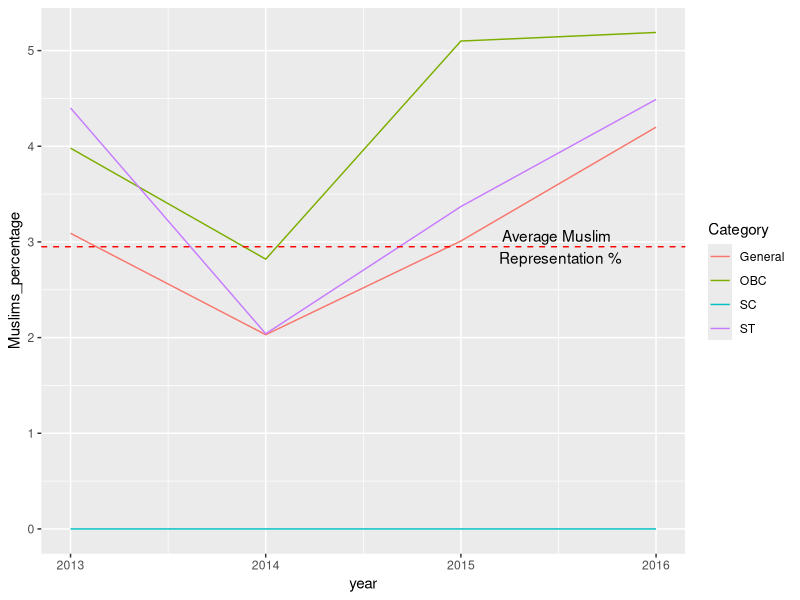
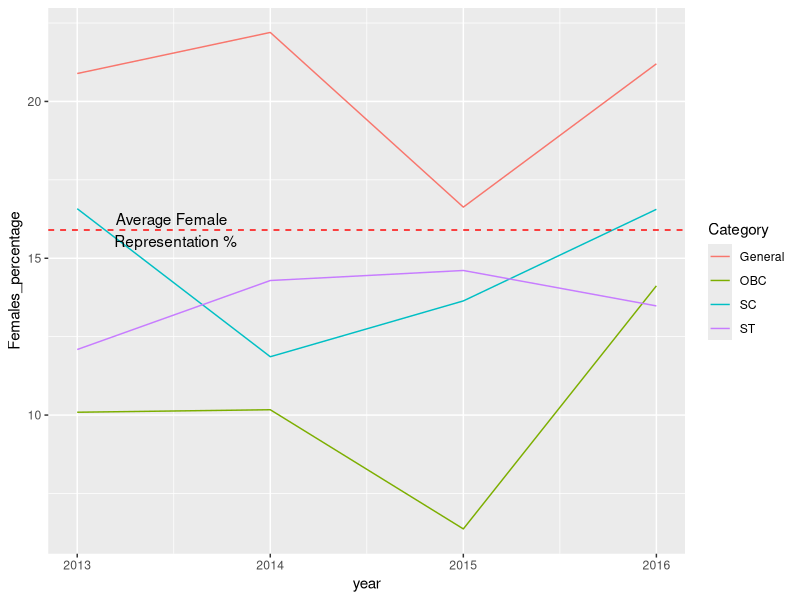
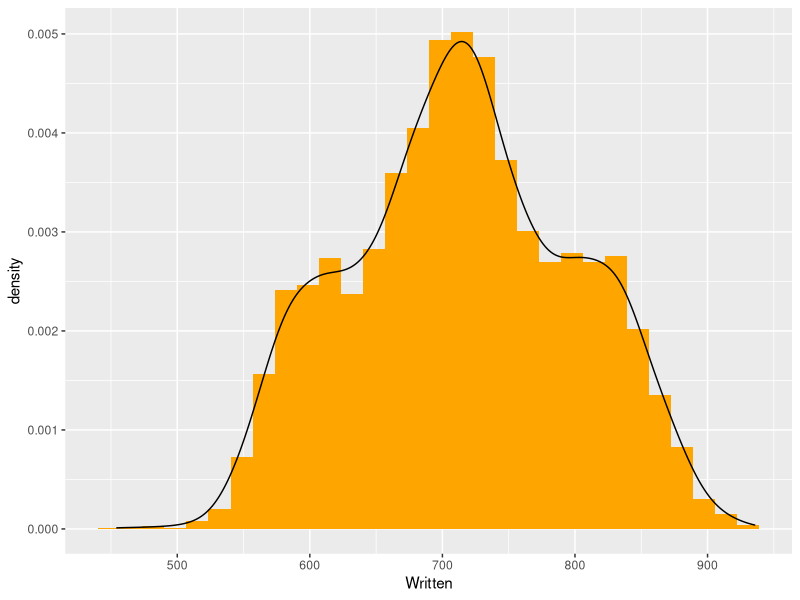
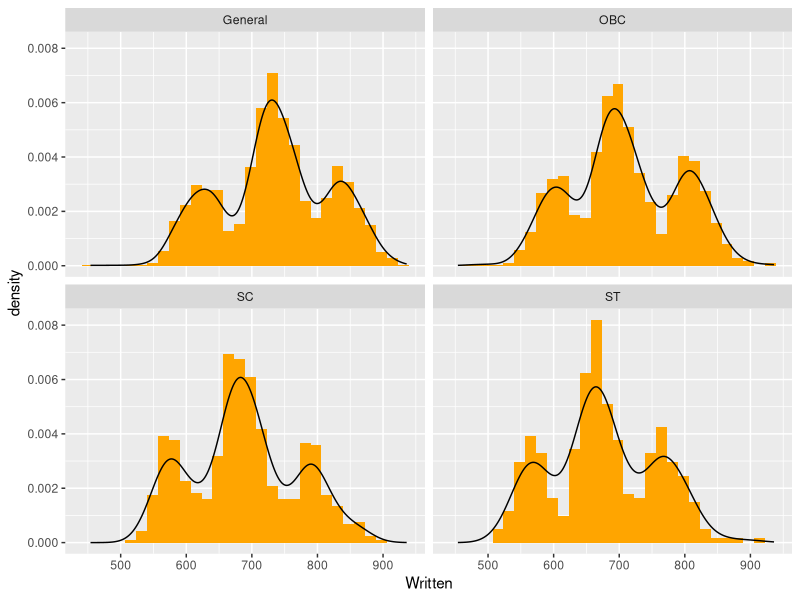
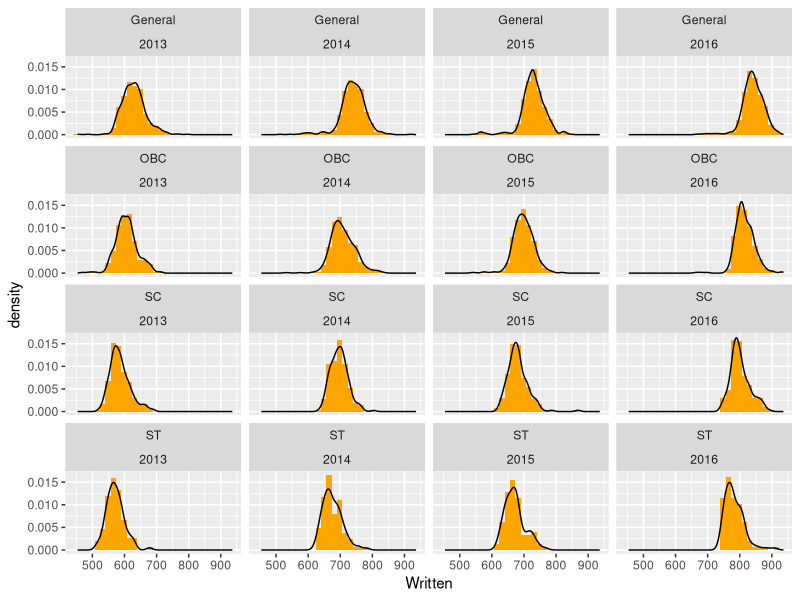
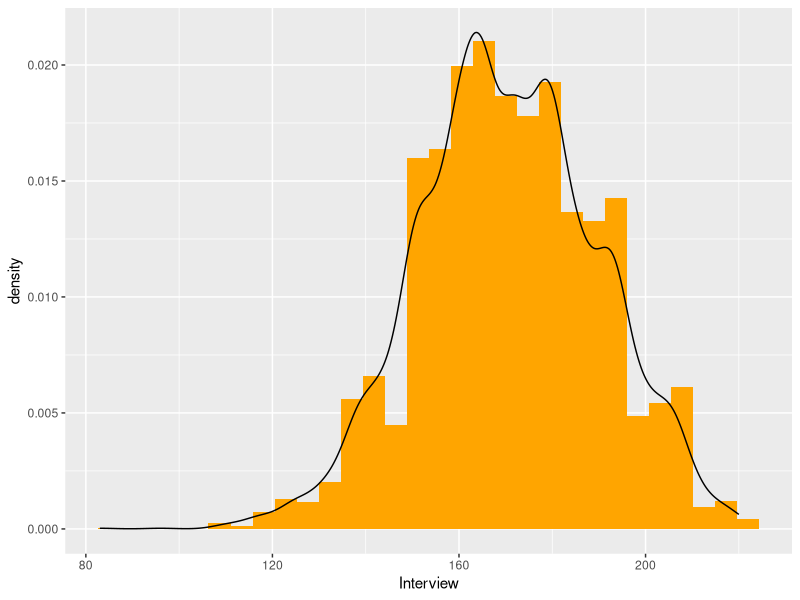
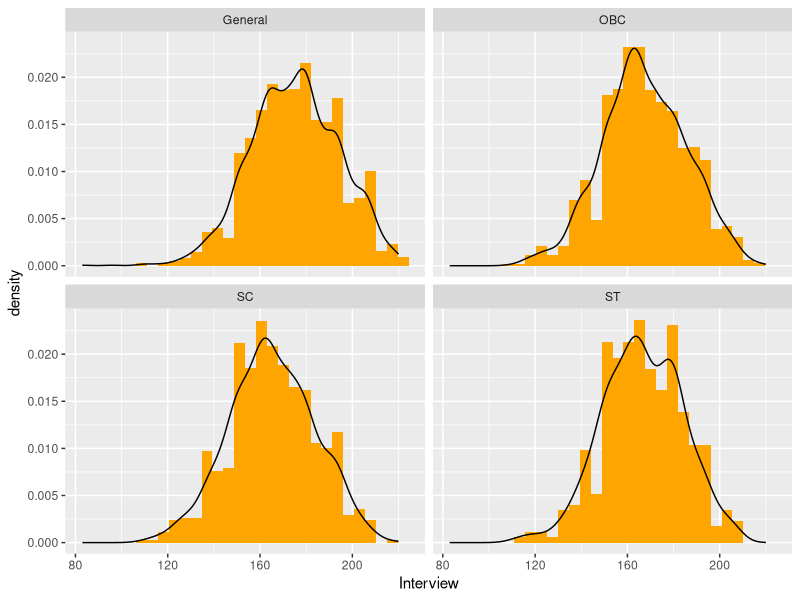
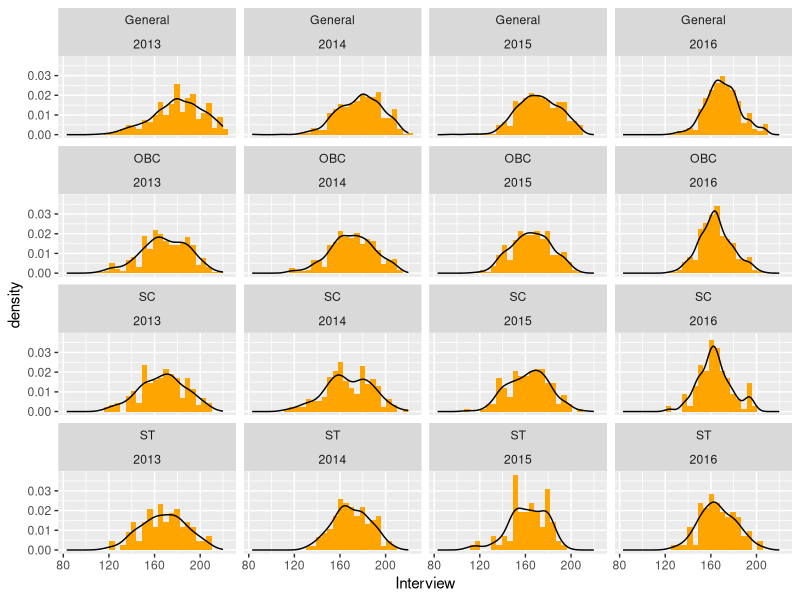

Write the R code that produced these figures, in order.
## ---- chunk 1
knitr::opts_chunk$set(fig.width=12, fig.height=8, fig.path='Figs/',
                       warning=FALSE, message=FALSE)
## ---- chunk 2
upm=read.csv('upm.csv',stringsAsFactors = FALSE)
library(tidyverse)
## ---- chunk 3
a=upm  %>% group_by(caste) %>% summarise(n=n(),marks=round(mean(Total),0),Written=round(mean(Written),0),
                                       Interview=round(mean(Interview),0),Rank=round(mean(Rank),0),
                                       Muslims_percentage=round(100*mean(Muslim),2),
                   Females_percentage=round(100*mean(Gender),2)) 

library(knitr)
knitr::kable(a)

## ---- chunk 4
b=upm  %>%  group_by(caste,year) %>% summarise(n=n(),marks=round(mean(Total),0),Written=round(mean(Written),0),
                                       Interview=round(mean(Interview),0),Rank=round(mean(Rank),0),
                                       Muslims_percentage=round(100*mean(Muslim),2),
                   Females_percentage=round(100*mean(Gender),2)) 
knitr::kable(b)
## ---- chunk 5

ggplot(b,aes(x=year,y=Muslims_percentage,color=caste,group=caste))+geom_line()+
  geom_hline(yintercept =round(100*mean(upm$Muslim),2) ,color="red",linetype="dashed")+
  annotate("text",x=2015.5,y=round(100*mean(upm$Muslim),2),label="Average Muslim \n Representation %")+
  labs(color="Category")



## ---- chunk 6
ggplot(b,aes(x=year,y=Females_percentage,color=caste,group=caste))+geom_line()+
   
   geom_hline(yintercept =round(100*mean(upm$Gender),2) ,color="red",linetype="dashed")+
  
annotate("text",x=2013.5,y=round(100*mean(upm$Gender),2),label="Average Female \n Representation %")+
    labs(color="Category")


## ---- chunk 7
ggplot(upm,aes(x=Written,y=..density..))+geom_histogram(fill="orange")+
  geom_density(color="black")

## ---- chunk 8


ggplot(upm,aes(x=Written,y=..density..))+geom_histogram(fill="orange")+
  geom_density(color="black")+facet_wrap(~caste)


## ---- chunk 9

ggplot(upm,aes(x=Written,y=..density..))+geom_histogram(fill="orange")+
  geom_density(color="black")+facet_wrap(caste~year)
## ---- chunk 10

ggplot(upm,aes(x=Interview,y=..density..))+geom_histogram(fill="orange")+
  geom_density(color="black")
## ---- chunk 11

ggplot(upm,aes(x=Interview,y=..density..))+geom_histogram(fill="orange")+
  geom_density(color="black")+facet_wrap(~caste)
## ---- chunk 12

ggplot(upm,aes(x=Interview,y=..density..))+geom_histogram(fill="orange")+
  geom_density(color="black")+facet_wrap(caste~year)
## ---- chunk 13


ggplot(b,aes(x=year,y=Interview,color=caste,group=caste))+geom_line()+
  
 geom_hline(yintercept =round(mean(upm$Interview),2) ,color="red",linetype="dashed")+
annotate("text",x=2013.5,y=round(mean(upm$Interview),2),label="Average Interview Marks")+
labs(color="Category")



## ---- chunk 14
ggplot(b,aes(x=year,y=Written,color=caste,group=caste))+geom_line()+
  
  
 geom_hline(yintercept =round(mean(upm$Written),2) ,color="red",linetype="dashed")+
annotate("text",x=2013.5,y=round(mean(upm$Written),2),label="Average Written Marks")+
labs(color="Category")

## ---- chunk 15

upm  %>% mutate(Muslim=ifelse(Muslim==1,"Muslim","Non-Muslim")) %>%  group_by(Muslim,year) %>% summarise(n=n(),marks=round(mean(Total),0),Written=round(mean(Written),0),
                                       Interview=round(mean(Interview),0),Rank=round(mean(Rank),0)) %>% 

ggplot(aes(x=year,y=Interview,color=factor(Muslim),group=factor(Muslim)))+geom_line()+
  
 geom_hline(yintercept =round(mean(upm$Interview),2) ,color="red",linetype="dashed")+
annotate("text",x=2013.5,y=round(mean(upm$Interview),2),label="Average Interview Marks")+
labs(color="Category")


## ---- chunk 16

upm  %>% filter(Rank<500) %>% mutate(Muslim=ifelse(Muslim==1,"Muslim","Non-Muslim")) %>%  group_by(Muslim,year) %>% summarise(n=n(),marks=round(mean(Total),0),Written=round(mean(Written),0),
                                       Interview=round(mean(Interview),0),Rank=round(mean(Rank),0)) %>% 

ggplot(aes(x=year,y=Interview,color=factor(Muslim),group=factor(Muslim)))+geom_line()+
  
 geom_hline(yintercept =round(mean(upm$Interview),2) ,color="red",linetype="dashed")+
annotate("text",x=2013.5,y=round(mean(upm$Interview),2),label="Average Interview Marks")+
labs(color="Category")

## ---- chunk 17

upm  %>% mutate(Muslim=ifelse(Muslim==1,"Muslim","Non-Muslim")) %>%  group_by(Muslim,year) %>% summarise(n=n(),marks=round(mean(Total),0),Written=round(mean(Written),0),
                                       Interview=round(mean(Interview),0),Rank=round(mean(Rank),0)) %>% 

ggplot(aes(x=year,y=Written,color=factor(Muslim),group=factor(Muslim)))+geom_line()+
  
 geom_hline(yintercept =round(mean(upm$Written),2) ,color="red",linetype="dashed")+
annotate("text",x=2013.5,y=round(mean(upm$Written),2),label="Average Written Marks")+
labs(color="Category")

## ---- chunk 18

upm  %>%filter(Rank<500) %>%  mutate(Muslim=ifelse(Muslim==1,"Muslim","Non-Muslim")) %>%  group_by(Muslim,year) %>% summarise(n=n(),marks=round(mean(Total),0),Written=round(mean(Written),0),
                                       Interview=round(mean(Interview),0),Rank=round(mean(Rank),0)) %>% 

ggplot(aes(x=year,y=Written,color=factor(Muslim),group=factor(Muslim)))+geom_line()+
  
 geom_hline(yintercept =round(mean(upm$Written),2) ,color="red",linetype="dashed")+
annotate("text",x=2013.5,y=round(mean(upm$Written),2),label="Average Written Marks")+
labs(color="Category")

## ---- chunk 19

upm  %>% mutate(Gender=ifelse(Gender==1,"Female","Male")) %>%  group_by(Gender,year) %>% summarise(n=n(),marks=round(mean(Total),0),Written=round(mean(Written),0),
                                       Interview=round(mean(Interview),0),Rank=round(mean(Rank),0)) %>% 

ggplot(aes(x=year,y=Written,color=factor(Gender),group=factor(Gender)))+geom_line()+
  
 geom_hline(yintercept =round(mean(upm$Written),2) ,color="red",linetype="dashed")+
annotate("text",x=2013.5,y=round(mean(upm$Written),2),label="Average Written Marks")+
labs(color="Category")

## ---- chunk 20

upm  %>% filter(Rank<500) %>%  mutate(Gender=ifelse(Gender==1,"Female","Male")) %>%  group_by(Gender,year) %>% summarise(n=n(),marks=round(mean(Total),0),Written=round(mean(Written),0),
                                       Interview=round(mean(Interview),0),Rank=round(mean(Rank),0)) %>% 

ggplot(aes(x=year,y=Written,color=factor(Gender),group=factor(Gender)))+geom_line()+
  
 geom_hline(yintercept =round(mean(upm$Written),2) ,color="red",linetype="dashed")+
annotate("text",x=2013.5,y=round(mean(upm$Written),2),label="Average Written Marks")+
labs(color="Category")

## ---- chunk 21

upm  %>% mutate(Gender=ifelse(Gender==1,"Female","Male")) %>%  group_by(Gender,year) %>% summarise(n=n(),marks=round(mean(Total),0),Written=round(mean(Written),0),
                                       Interview=round(mean(Interview),0),Rank=round(mean(Rank),0)) %>% 

ggplot(aes(x=year,y=Interview,color=factor(Gender),group=factor(Gender)))+geom_line()+
  
 geom_hline(yintercept =round(mean(upm$Interview),2) ,color="red",linetype="dashed")+
annotate("text",x=2013.5,y=round(mean(upm$Interview),2),label="Average Interview Marks")+
labs(color="Category")

## ---- chunk 22

upm  %>%filter(Rank<500) %>%  mutate(Gender=ifelse(Gender==1,"Female","Male")) %>%  group_by(Gender,year) %>% summarise(n=n(),marks=round(mean(Total),0),Written=round(mean(Written),0),
                                       Interview=round(mean(Interview),0),Rank=round(mean(Rank),0)) %>% 

ggplot(aes(x=year,y=Interview,color=factor(Gender),group=factor(Gender)))+geom_line()+
  
 geom_hline(yintercept =round(mean(upm$Interview),2) ,color="red",linetype="dashed")+
annotate("text",x=2013.5,y=round(mean(upm$Interview),2),label="Average Interview Marks")+
labs(color="Category")

## ---- chunk 23

 
 upm %>% ggplot(aes(x=Interview,y=Written))+
  geom_jitter(color="red")+
   stat_smooth(method="lm",se=FALSE)
 
## ---- chunk 24

 upm %>% ggplot(aes(x=Interview,y=Written))+
  geom_jitter(color="red")+
   stat_smooth(method="lm",se=FALSE)+
  facet_wrap(~year)
 
## ---- chunk 25

 upm %>% mutate(Gender=ifelse(Gender==1,"Female","Male")) %>% ggplot(aes(x=Interview,y=Written,color=Gender))+
  geom_jitter()+
   stat_smooth(method="lm",se=FALSE)+
  facet_wrap(~year)
 
## ---- chunk 26

 upm %>% mutate(Muslim=ifelse(Muslim==1,"Muslim","Non-Muslim")) %>% ggplot(aes(x=Interview,y=Written,color=Muslim))+
  geom_jitter()+
   stat_smooth(method="lm",se=FALSE)+
  facet_wrap(~year)
 
## ---- chunk 27
f= lm(Interview~Written.c+Gender+caste+Muslim+factor(year),data=filter(upm,year>2013))
summary(f,digits=2)
## ---- chunk 28

g= lm(Interview~Written.c+Gender+caste+Muslim+factor(year),data=filter(upm,year>2013,Rank<500))
summary(g)
## ---- chunk 29

g= lm(Interview~Written.c+Gender+caste+Muslim+factor(year),data=filter(upm,year<2016,Rank<500))
summary(g)
## ---- chunk 30
 
 upm  %>% group_by(surname) %>% 
  summarise(n=n()) %>% mutate(proportion=round(100*(n/sum(n)),2)) %>% 
   arrange(desc(n)) %>%head(n=15)

## ---- chunk 31

 upm   %>% group_by(surname) %>% 
  summarise(n=n(),Rank=mean(Rank)) %>% mutate(proportion=round(100*(n/sum(n)),2)) %>% 
   arrange(desc(n)) %>%
  filter(n>15) %>% 
  ggplot(aes(x=reorder(surname,n),y=n))+geom_bar(stat="identity",fill="blue")+
  
  coord_flip()+
  xlab("Surname")

## ---- chunk 32

 upm   %>% group_by(surname) %>% 
  summarise(n=n(),Rank=mean(Rank)) %>% mutate(proportion=round(100*(n/sum(n)),2)) %>% 
   arrange(desc(n)) %>%
  filter(n>15) %>% 
  ggplot(aes(x=reorder(surname,desc(Rank)),y=Rank))+geom_bar(stat="identity",fill="blue")+
  coord_flip()+
  xlab("Surname")

## ---- chunk 33

 upm   %>% group_by(surname) %>% 
  summarise(n=n(),Rank=mean(Rank),Female_percentage=round(100*mean(Gender),2)) %>% mutate(proportion=round(100*(n/sum(n)),2)) %>% 
   arrange(desc(n)) %>%
  filter(n>15) %>% 
  ggplot(aes(x=reorder(surname,Female_percentage),y=Female_percentage))+geom_bar(stat="identity",fill="blue")+
     geom_hline(yintercept =round(100*mean(upm$Gender),2) ,color="red",linetype="dashed")+
  annotate("text",x=2,y=round(100*mean(upm$Gender),2),label="Average Female \n Representation (15.9) %")+


  coord_flip()+
  xlab("Surname")
## ---- chunk 34

  upm   %>% filter(caste=="General") %>% group_by(surname) %>% 
  summarise(n=n(),Rank=mean(Rank)) %>% mutate(proportion=round(100*(n/sum(n)),2)) %>% 
   arrange(desc(n)) %>%
  filter(n>15) %>% 
  ggplot(aes(x=reorder(surname,n),y=n))+geom_bar(stat="identity",fill="orange")+
  
  coord_flip()+
  xlab("Surname")

## ---- chunk 35

  upm   %>% filter(caste=="ST") %>% group_by(surname) %>% 
  summarise(n=n(),Rank=mean(Rank)) %>% mutate(proportion=round(100*(n/sum(n)),2)) %>% 
   arrange(desc(n)) %>%
  filter(n>4) %>% 
  ggplot(aes(x=reorder(surname,n),y=n))+geom_bar(stat="identity",fill="orange")+
  
  coord_flip()+
  xlab("Surname")
## ---- chunk 36

  upm   %>% filter(caste=="OBC") %>% group_by(surname) %>% 
  summarise(n=n(),Rank=mean(Rank)) %>% mutate(proportion=round(100*(n/sum(n)),2)) %>% 
   arrange(desc(n)) %>%
  filter(n>5) %>% 
  ggplot(aes(x=reorder(surname,n),y=n))+geom_bar(stat="identity",fill="orange")+
  
  coord_flip()+
  xlab("Surname")
## ---- chunk 37

  upm   %>% filter(caste=="SC") %>% group_by(surname) %>% 
  summarise(n=n(),Rank=mean(Rank)) %>% mutate(proportion=round(100*(n/sum(n)),2)) %>% 
   arrange(desc(n)) %>%
  filter(n>5) %>% 
  ggplot(aes(x=reorder(surname,n),y=n))+geom_bar(stat="identity",fill="orange")+
  
  coord_flip()+
  xlab("Surname")
## ---- chunk 38

upm %>% group_by(surname) %>% 
  summarize_at(vars(Total,Rank,Interview,Written,Gender),funs(mean,n=n())) %>% arrange(desc(Total_n)) %>% 
  rename(count=Total_n) %>% 
  select(-Rank_n,-Interview_n,-Written_n,-Gender_n) %>% 
  filter(count>4) %>% 
  arrange(Rank_mean) %>% mutate(Female_percentage = round(100*Gender_mean,2)) %>% 
  mutate(proportion=round(100*(count/sum(count)),2)) %>% 
  mutate(Female_total = round(Female_percentage*count/100,0)) %>% 
    select(-Gender_mean) %>% 
   #arrange(desc(Female_total))
 arrange(desc(proportion)) %>% 
head(n=15)

## ---- chunk 39
 repeater= upm %>% group_by(Name) %>% summarize(n=n()) %>% filter(n>1) %>%  pull(Name) 


## ---- chunk 40
round(100*(length(repeater)/length(upm$Name)),2)
## ---- chunk 41
 top_ranker =upm %>% filter(Name %in% repeater) %>% filter(Rank<100) %>% pull(Name) 

## ---- chunk 42
round(100*(length(top_ranker)/length(repeater)),2)
